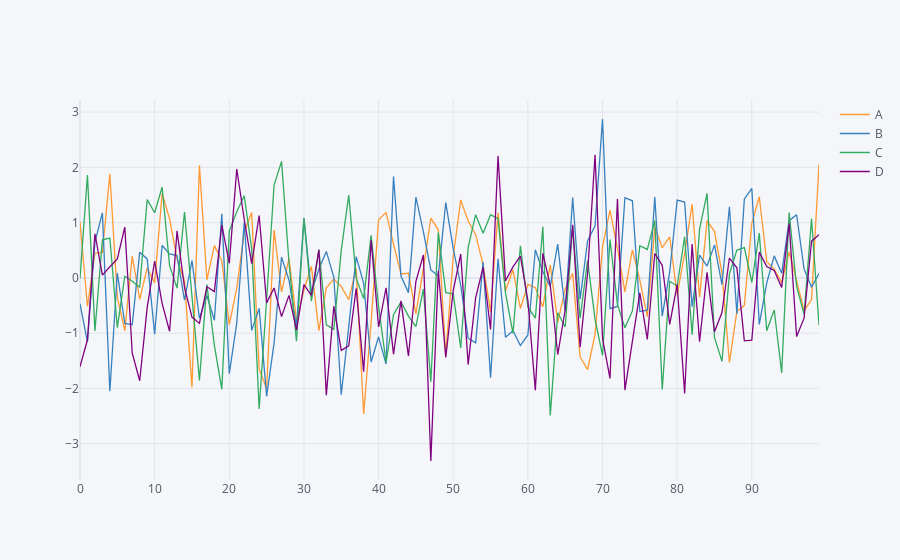

The notebook cell this image was saved under:
### Markdown cell above
## **Line Plot**

### Code cell
df.iplot()
